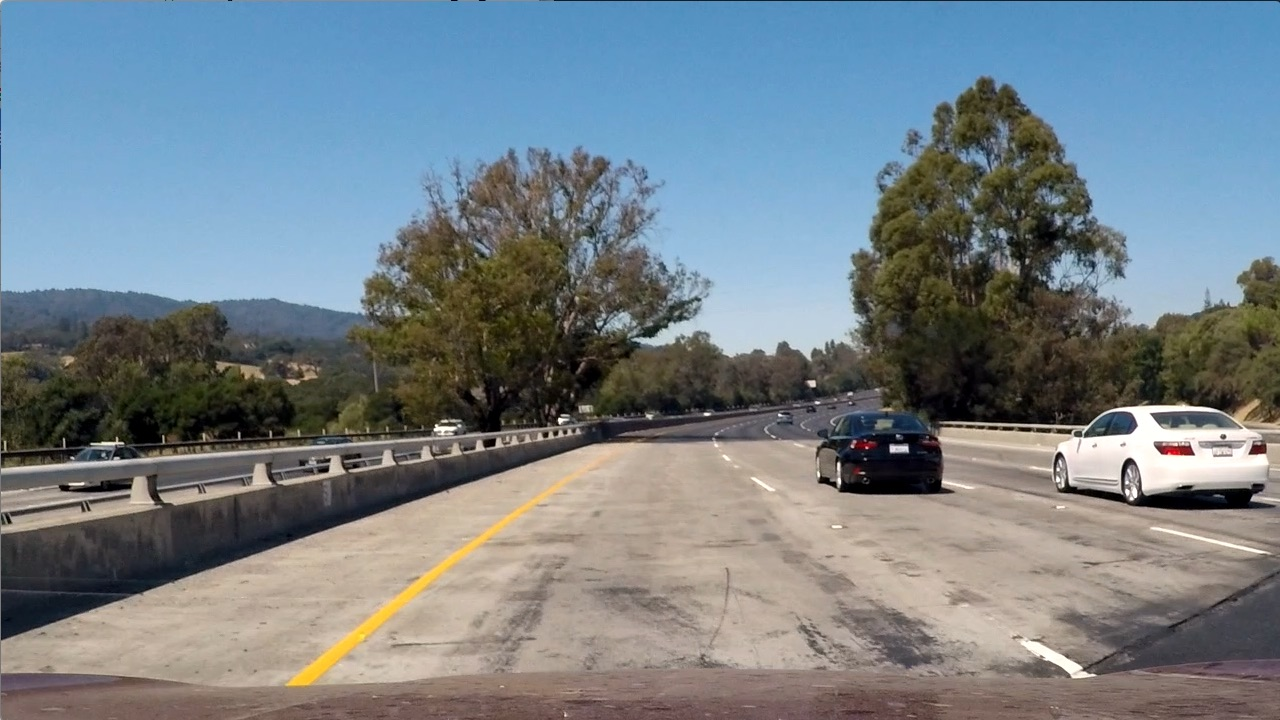
#> input picture CarND-Advanced-Lane-Lines/test_images/test1.jpg, 1280 x 720 px
$ python for_markdown.py   (older library calls are emulated)
#> lines starting #> are read from the running program, lines starting #| are printed output that depends on the picture; after the words box and inside, x2 and y2 are one past the last pixel; in counts of white or black regions, pixels touching at a corner belong together
import matplotlib.pyplot as plt
import matplotlib.image as mpimg
import numpy as np
import cv2
import os
import pickle
from scipy.interpolate import UnivariateSpline

pi = 3.14159
data = pickle.load( open( "camera_calibration.pkl", "rb" ) )
#> (reads CarND-Advanced-Lane-Lines/camera_calibration.pkl from the repository)
mtx_camera = data[0]
dist_camera = data[1]

image = mpimg.imread('test_images/test1.jpg')
#> image is the input picture: shape (720, 1280, 3); mean R, G, B 117.5, 128.7, 135.5
#plt.imshow(image)

kernel_size = 5

def draw_pw_lines(img,pts,color):
    pts = np.int_(pts)
    for i in range(10):
        x1 = pts[0][i][0]
        y1 = pts[0][i][1]
        x2 = pts[0][i+1][0]
        y2 = pts[0][i+1][1]
        cv2.line(img, (x1, y1), (x2, y2),color,50)


def undistort_image(img, mtx, dist):
    undist_img = cv2.undistort(img, mtx, dist, None, mtx)
    return undist_img
def gaussian_blur(img, kernel=5):
    blur = cv2.GaussianBlur(img,(kernel,kernel),0)
    return blur

def abs_sobel_thresh(img, orient='x', sobel_kernel=3, thresh=(0, 255)):
    # Calculate directional gradient
    # Apply threshold
    if orient=='x':
        img_s = cv2.Sobel(img,cv2.CV_64F, 1, 0)
    else:
        img_s = cv2.Sobel(img,cv2.CV_64F, 0, 1)
    img_abs = np.absolute(img_s)
    img_sobel = np.uint8(255*img_abs/np.max(img_abs))

    binary_output = 0*img_sobel
    binary_output[(img_sobel >= thresh[0]) & (img_sobel <= thresh[1])] = 1
    return binary_output

def mag_thresh(img, sobel_kernel=3, thresh=(0, 255)):
    # Calculate gradient magnitude
    # Apply threshold
    img_sx = cv2.Sobel(img,cv2.CV_64F, 1, 0)
    img_sy = cv2.Sobel(img,cv2.CV_64F, 0, 1)

    img_s = np.sqrt(img_sx**2 + img_sy**2)
    img_s = np.uint8(img_s*255/np.max(img_s))
    binary_output = 0*img_s
    binary_output[(img_s>=thresh[0]) & (img_s<=thresh[1]) ]=1
    return binary_output

def dir_threshold(img, sobel_kernel=3, thresh=(0, np.pi/2)):
    # Calculate gradient direction
    # Apply threshold
    img_sx = cv2.Sobel(img,cv2.CV_64F,1,0, ksize=sobel_kernel)
    img_sy = cv2.Sobel(img,cv2.CV_64F,0,1, ksize=sobel_kernel)

    grad_s = np.arctan2(np.absolute(img_sy), np.absolute(img_sx))

    binary_output = 0*grad_s # Remove this line
    binary_output[(grad_s>=thresh[0]) & (grad_s<=thresh[1])] = 1
    return binary_output

def GaussianC_Adaptive_Threshold(img,kernel,cut_val):

    img_cut = cv2.adaptiveThreshold(img,255,cv2.ADAPTIVE_THRESH_GAUSSIAN_C,\
            cv2.THRESH_BINARY,kernel,cut_val)
    return img_cut

def warp_image(img,src,dst,img_size):
    M = cv2.getPerspectiveTransform(src, dst)
    warped = cv2.warpPerspective(img, M, img_size, flags=cv2.INTER_LINEAR)
    Minv = cv2.getPerspectiveTransform(dst, src)

    return warped,M,Minv

def sobel_combined(image):
    img_g_mag = mag_thresh(image,3,(20,150))
    img_d_mag = dir_threshold(image,3,(.6,1.1))
    img_abs_x = abs_sobel_thresh(image,'x',5,(50,200))
    img_abs_y = abs_sobel_thresh(image,'y',5,(50,200))
    sobel_combined = np.zeros_like(img_d_mag)
    sobel_combined[((img_abs_x == 1) & (img_abs_y == 1)) | \
               ((img_g_mag == 1) & (img_d_mag == 1))] = 1
    return sobel_combined


def color_mask(hsv,low,high):
    mask = cv2.inRange(hsv, low, high)
    return mask

def apply_color_mask(hsv,img,low,high):
    mask = cv2.inRange(hsv, low, high)
    res = cv2.bitwise_and(img,img, mask= mask)
    return res

def moving_average(a, n=3):
    # Moving average
    ret = np.cumsum(a, dtype=float)
    ret[n:] = ret[n:] - ret[:-n]
    return ret[n - 1:] / n

def pipeline_process(image):
    image = undistort_image(image, mtx_camera , dist_camera )
    image = gaussian_blur(image, kernel=5)
    img_size = np.shape(image)


    img_gs = cv2.cvtColor(image,cv2.COLOR_RGB2GRAY)
    sobel_c = sobel_combined(img_gs)
    return image

image_ud = undistort_image(image, mtx_camera , dist_camera)

image = image_ud

img_size = np.shape(image)
#> img_size = (720, 1280, 3)

ht_window = np.uint(img_size[0]/1.5)
#> ht_window = 480
hb_window = np.uint(img_size[0])
#> hb_window = 720
c_window = np.uint(img_size[1]/2)
#> c_window = 640
ctl_window = c_window - .2*np.uint(img_size[1]/2)
#> ctl_window = 512
ctr_window = c_window + .2*np.uint(img_size[1]/2)
#> ctr_window = 768
cbl_window = c_window - 1*np.uint(img_size[1]/2)
#> cbl_window = 0
cbr_window = c_window + 1*np.uint(img_size[1]/2)
#> cbr_window = 1280

src = np.float32([[cbl_window,hb_window],[cbr_window,hb_window],[ctr_window,ht_window],[ctl_window,ht_window]])

dst = np.float32([[0,img_size[0]],[img_size[1],img_size[0]],
                  [img_size[1],0],[0,0]])

warped,M_warp,Minv_warp = warp_image(image,src,dst,(img_size[1],img_size[0]))
#> in warp_image, `warped = cv2.warpPerspective(img, M, img_size, flags=cv2.INTER_LINEAR)`:
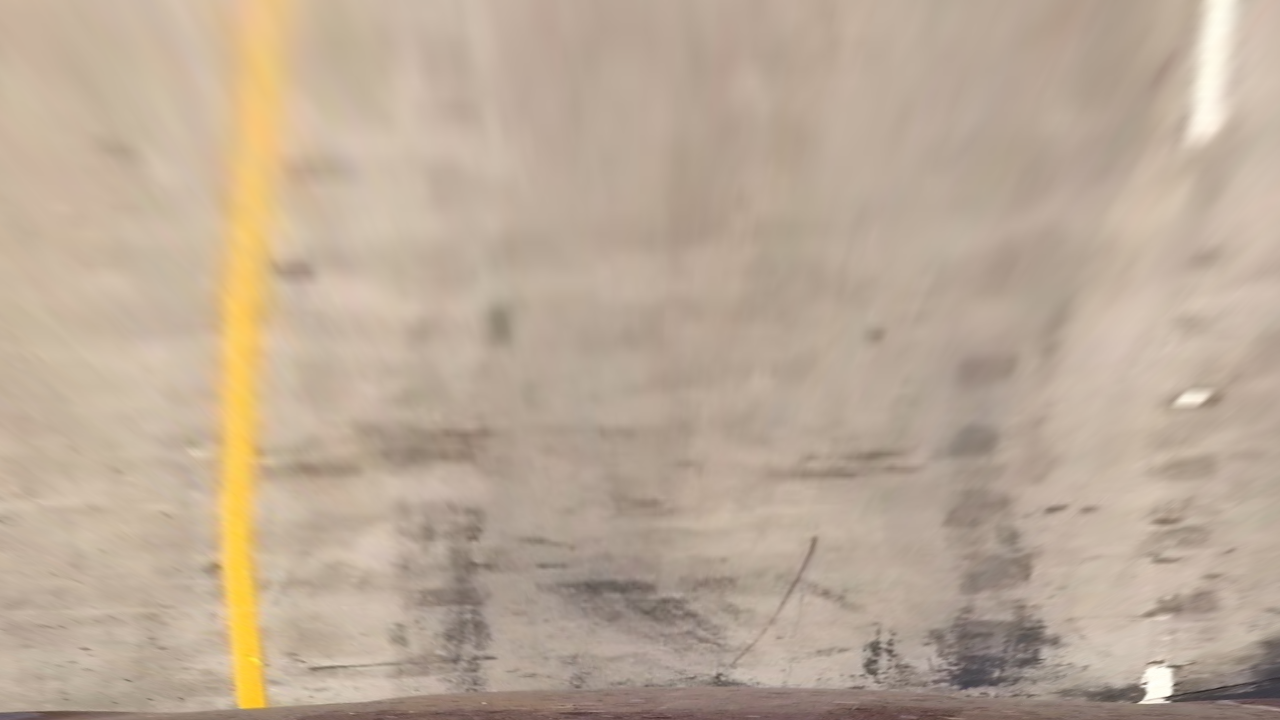
#> warped: shape (720, 1280, 3); mean R, G, B 187.9, 170, 151.5
#> M_warp = [[-0.714, -1.52, 1097.1], [-5.33e-16, -2.14, 1028.6], [-1.73e-19, -0.00238, 1]]; Minv_warp = [[0.2, -0.711, 512], [0, -0.467, 480], [0, -0.00111, 1]]
#plt.imshow(warped)
#plt.imshow(image_ud)
image_HSV = cv2.cvtColor(warped,cv2.COLOR_RGB2HSV)
#> image_HSV: shape (720, 1280, 3); mean H, S, V 15.2, 48.4, 187.9

yellow_hsv_low  = np.array([ 0, 80, 0])
yellow_hsv_high = np.array([ 80, 255, 255])


res_mask = color_mask(image_HSV,yellow_hsv_low,yellow_hsv_high)
#> in color_mask, `mask = cv2.inRange(hsv, low, high)`:
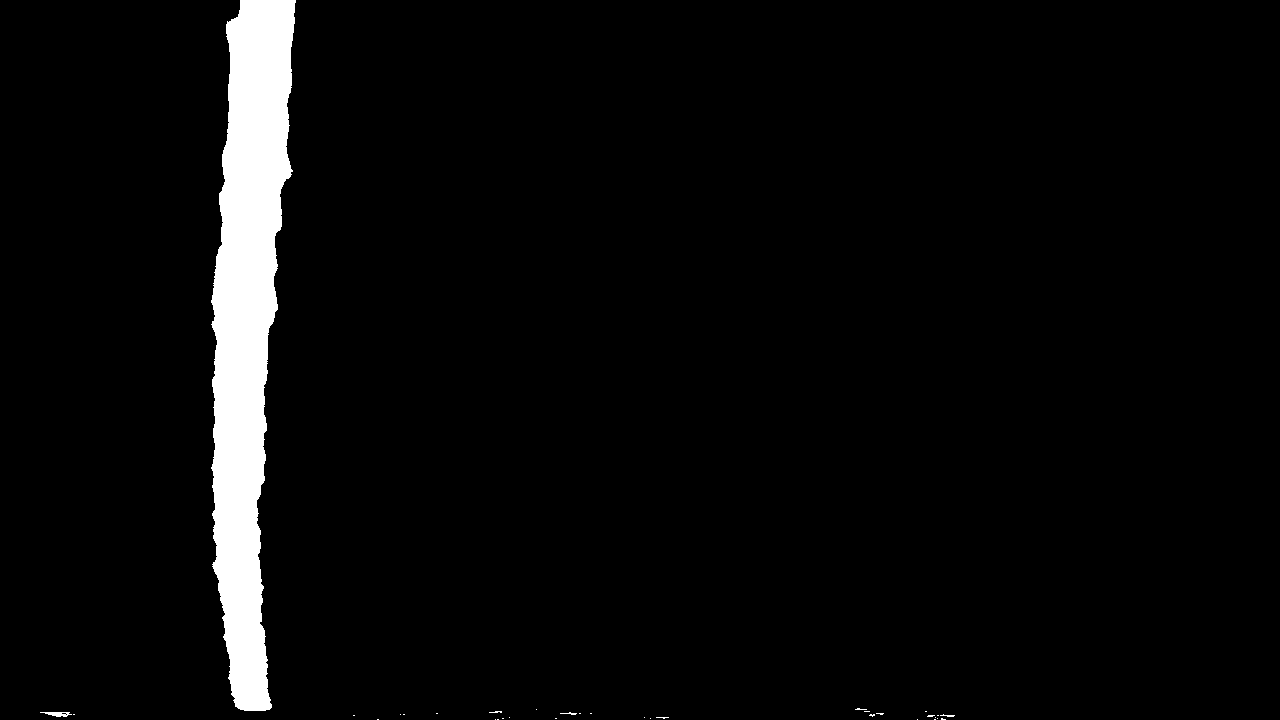
#> mask: shape (720, 1280); 4.1% white; 34 white regions (30 under 20 px), largest, box (x1, y1, x2, y2) and area: (211, 0, 296, 711) 37668, (40, 712, 72, 717) 98, (560, 712, 577, 715) 24, (940, 714, 955, 717) 23

res = apply_color_mask(image_HSV,image,yellow_hsv_low,yellow_hsv_high)
white_hsv_low  = np.array([  20,   0,   180])
white_hsv_high = np.array([ 255,  80, 255])

res1 = apply_color_mask(image_HSV,warped,white_hsv_low,white_hsv_high)
#> in apply_color_mask (call 2), `mask = cv2.inRange(hsv, low, high)`: mask: shape (720, 1280); 0.39% white; 46 white regions (37 under 20 px), largest, box (x1, y1, x2, y2) and area: (1195, 0, 1235, 129) 2353, (1143, 667, 1173, 699) 697, (140, 196, 156, 209) 100
'''
plt.subplot(1,2,1)
plt.imshow(warped)
plt.title('bird-eye view')
plt.axis('off')
plt.subplot(1,2,2)
plt.imshow(res1)
plt.title('bird-eye view')
plt.axis('off');
'''


mask_yellow = color_mask(image_HSV,yellow_hsv_low,yellow_hsv_high)
mask_white = color_mask(image_HSV,white_hsv_low,white_hsv_high)
mask_lane = cv2.bitwise_or(mask_yellow,mask_white)
#> mask_lane: shape (720, 1280); 4.5% white; 77 white regions (64 under 20 px), largest, box (x1, y1, x2, y2) and area: (211, 0, 296, 711) 37682, (1195, 0, 1235, 129) 2353, (1143, 667, 1173, 699) 697
'''
plt.imshow(mask_lane,cmap='gray')
plt.title('combined lane mask')
plt.axis('off');
'''
image = gaussian_blur(warped, kernel=5)
image_HLS = cv2.cvtColor(warped,cv2.COLOR_RGB2HLS)
#> image_HLS: shape (720, 1280, 3); mean of channels 0, 1, 2 15.2, 170, 58.1

img_gs = image_HLS[:,:,1]
#img_gs = cv2.cvtColor(warped,cv2.COLOR_RGB2GRAY)
sobel_c = sobel_combined(img_gs)
#> in mag_thresh, `binary_output = 0*img_s`: binary_output: shape (720, 1280); every value is 0
#> in mag_thresh, `binary_output[(img_s>=thresh[0]) & (img_s<=thresh[1]) ]=1`: binary_output: shape (720, 1280); values 0 (black) and 1 (white), 2.1% white in thin lines or dots, all inside (x1, y1, x2, y2) = (0, 118, 1280, 720)
#> in dir_threshold, `binary_output = 0*grad_s`: binary_output: shape (720, 1280) float64; every value is 0
#> in dir_threshold, `binary_output[(grad_s>=thresh[0]) & (grad_s<=thresh[1])] = 1`: binary_output: shape (720, 1280) float64; values 0 (black) and 1 (white), 25.9% white in thin lines or dots
#> in abs_sobel_thresh (call 2), `binary_output[(img_sobel >= thresh[0]) & (img_sobel <= thresh[1])] = 1`: binary_output: shape (720, 1280); values 0 (black) and 1 (white), 0.23% white in thin lines or dots, all inside (x1, y1, x2, y2) = (0, 400, 1280, 719)
#> sobel_c: shape (720, 1280) float64; values 0 (black) and 1 (white), 0.33% white in thin lines or dots, all inside (x1, y1, x2, y2) = (1, 130, 1269, 719)
#img_d_mag = dir_threshold(img_gs,3,(.6,1.1))
#img_m_mag = mag_thresh(img_gs,5,(20,265))
img_abs_x = abs_sobel_thresh(img_gs,'x',5,(50,225))
img_abs_y = abs_sobel_thresh(img_gs,'y',5,(50,225))
#plt.imshow(cv2.bitwise_or(img_abs_x,img_abs_y),cmap='gray')

wraped2 = np.copy(cv2.bitwise_or(img_abs_x,img_abs_y))
#> wraped2: shape (720, 1280); values 0 (black) and 1 (white), 0.35% white in thin lines or dots, all inside (x1, y1, x2, y2) = (0, 394, 1280, 719)
img_gs = image_HLS[:,:,2]
#img_gs = cv2.cvtColor(warped,cv2.COLOR_RGB2GRAY)
sobel_c = sobel_combined(img_gs)
#> in mag_thresh (call 2), `binary_output[(img_s>=thresh[0]) & (img_s<=thresh[1]) ]=1`: binary_output: shape (720, 1280); values 0 (black) and 1 (white), 1% white; 104 white regions (79 under 20 px), largest, box (x1, y1, x2, y2) and area: (213, 488, 289, 712) 3707, (1190, 0, 1234, 140) 2766, (1138, 658, 1174, 705) 932
#> call 2 of dir_threshold, with sobel_kernel = 3, thresh = (0.6, 1.1)
#> in dir_threshold (call 2), `grad_s = np.arctan2(np.absolute(img_sy), np.absolute(img_sx))`:
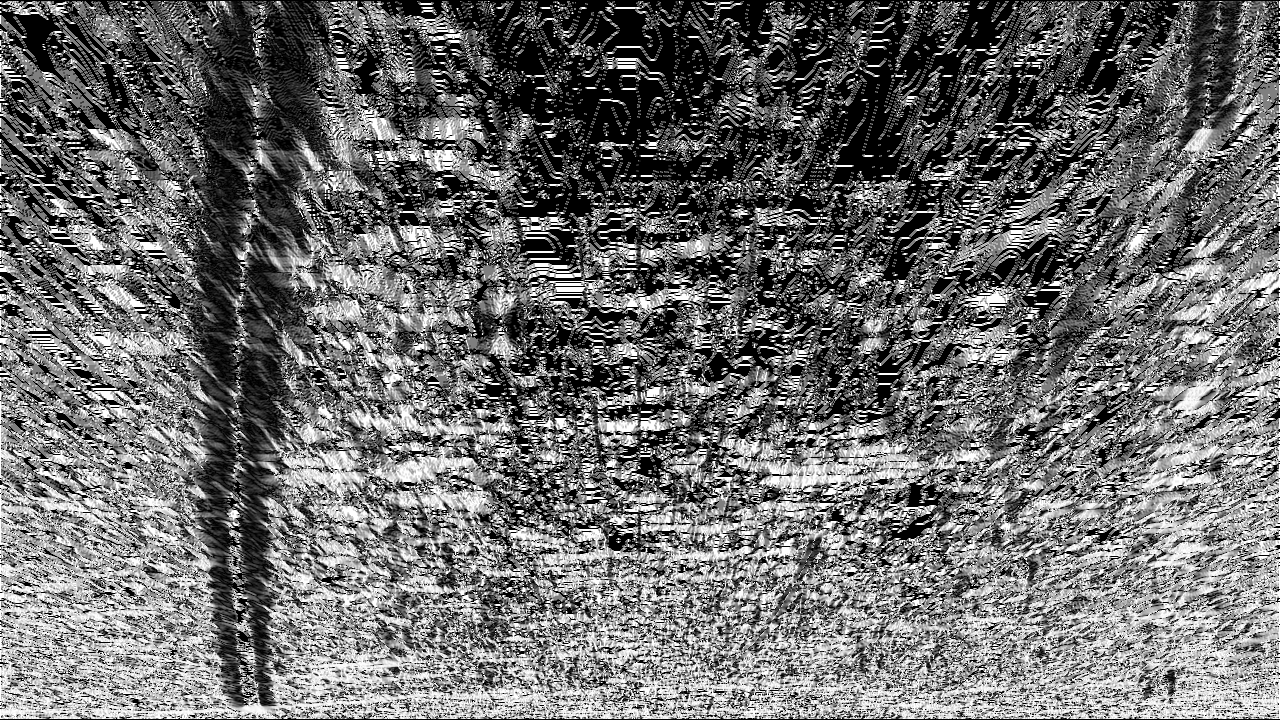
#> grad_s: shape (720, 1280) float64; min 0, max 1.57, mean 0.676; drawn with min black and max white
#> in abs_sobel_thresh (call 6), `binary_output[(img_sobel >= thresh[0]) & (img_sobel <= thresh[1])] = 1`: binary_output: shape (720, 1280); values 0 (black) and 1 (white), 0.06% white in thin lines or dots, all inside (x1, y1, x2, y2) = (237, 129, 1215, 711)
#> sobel_c: shape (720, 1280) float64; values 0 (black) and 1 (white), 0.11% white in thin lines or dots, all inside (x1, y1, x2, y2) = (192, 1, 1227, 709)
#img_d_mag = dir_threshold(img_gs,3,(.6,1.1))
#img_m_mag = mag_thresh(img_gs,5,(20,265))
img_abs_x = abs_sobel_thresh(img_gs,'x',5,(50,255))
img_abs_y = abs_sobel_thresh(img_gs,'y',5,(50,255))
#> in abs_sobel_thresh (call 8), `binary_output[(img_sobel >= thresh[0]) & (img_sobel <= thresh[1])] = 1`:
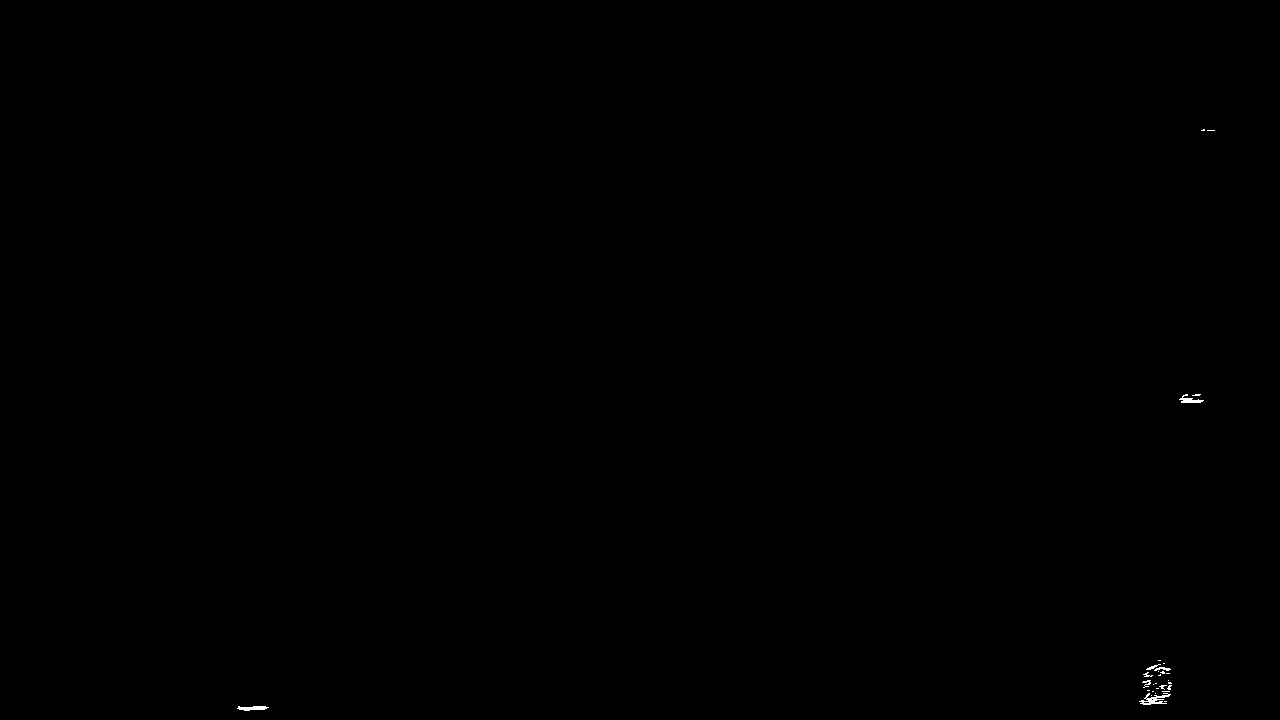
#> binary_output: shape (720, 1280); values 0 (black) and 1 (white), 0.07% white in thin lines or dots, all inside (x1, y1, x2, y2) = (237, 129, 1215, 711)
#plt.imshow(cv2.bitwise_or(img_abs_x,img_abs_y),cmap='gray')

wraped3 = np.copy(cv2.bitwise_or(img_abs_x,img_abs_y))

image_cmb = cv2.bitwise_or(wraped2,wraped3)
image_cmb = gaussian_blur(image_cmb,3)
#plt.imshow(image_cmb,cmap='gray')


image_cmb = cv2.bitwise_or(wraped2,wraped3)
#image_cmb = cv2.bitwise_or(image_cmb,res)
#image_cmb = gaussian_blur(image_cmb,3)

image_cmb1 = np.zeros_like(image_cmb)
image_cmb1[(mask_lane>=.5)|(image_cmb>=.5)]=1

'''
plt.subplot(1,2,1)
plt.imshow(image_cmb,cmap='gray')
plt.axis('off')
plt.title('Sobel-filter')
plt.subplot(1,2,2)
plt.imshow(mask_lane,cmap='gray')
plt.axis('off')
plt.title('Color-mask')

plt.imshow(gaussian_blur(image_cmb1,1),cmap='gray')
plt.axis('off')
'''

image_cmb1 = gaussian_blur(image_cmb1,11)
mov_filtsize = img_size[1]/50.
#> mov_filtsize = 25.6
mean_lane = np.mean(image_cmb1,axis=0)
mean_lane = moving_average(mean_lane,mov_filtsize)
#> (the run stopped early here; a loop or call above may not have finished)
